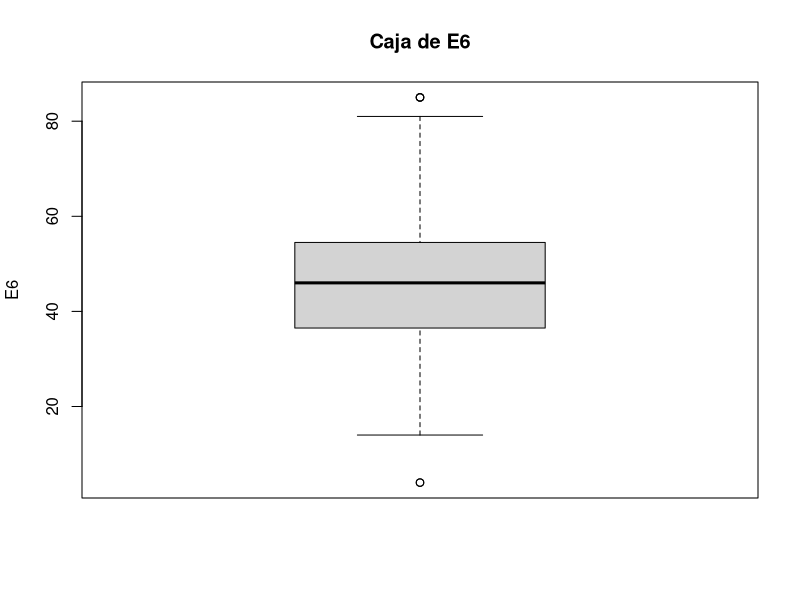
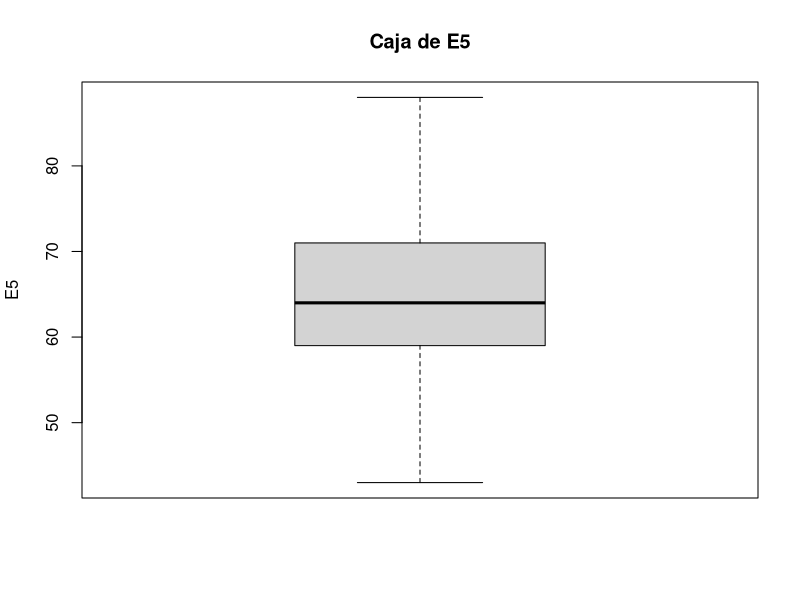
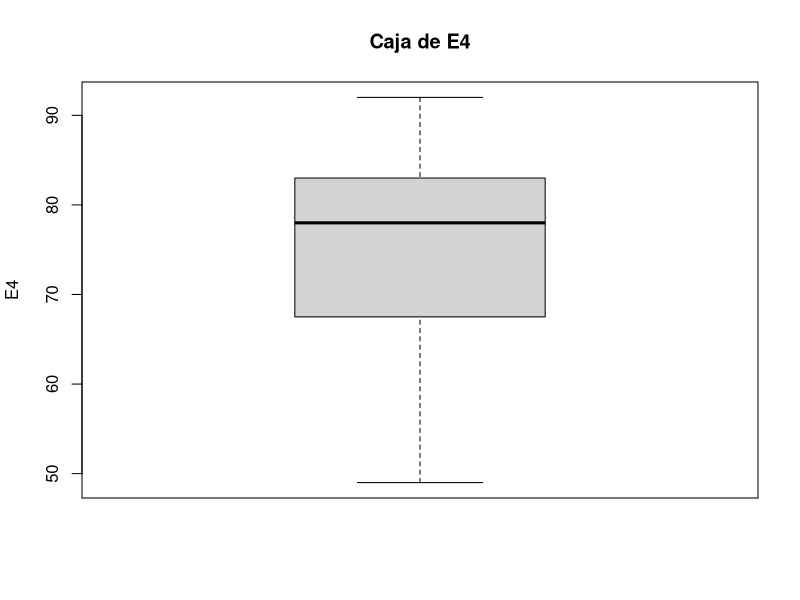
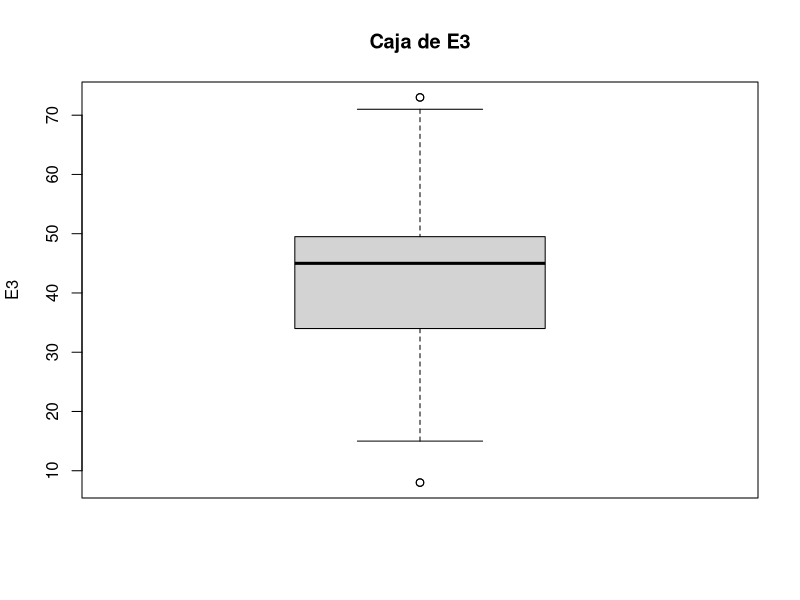
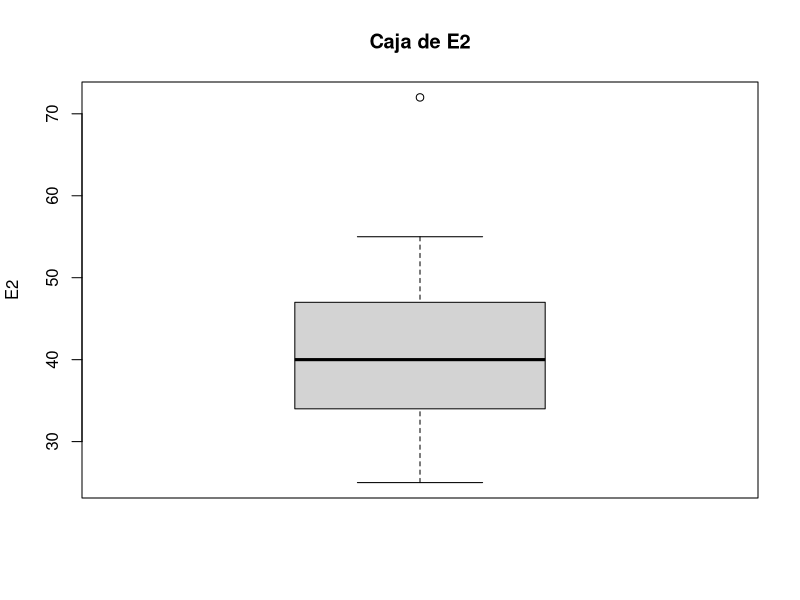
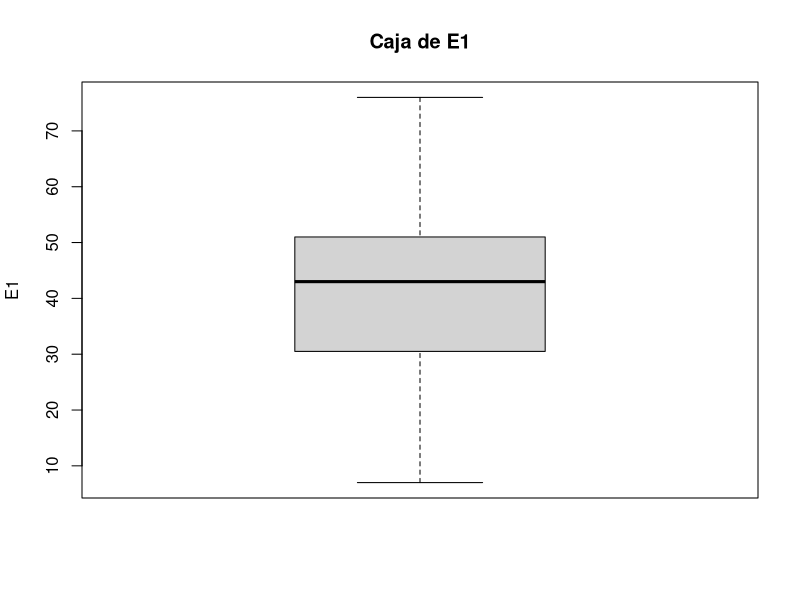
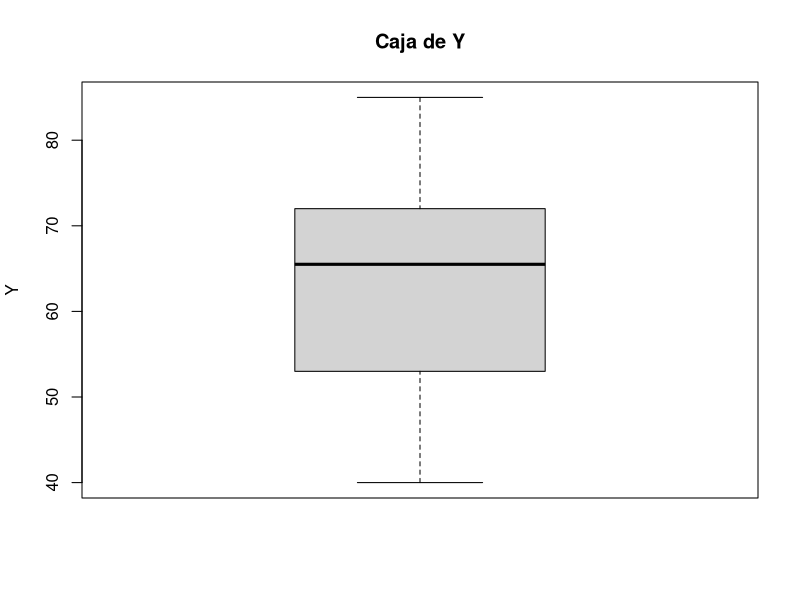
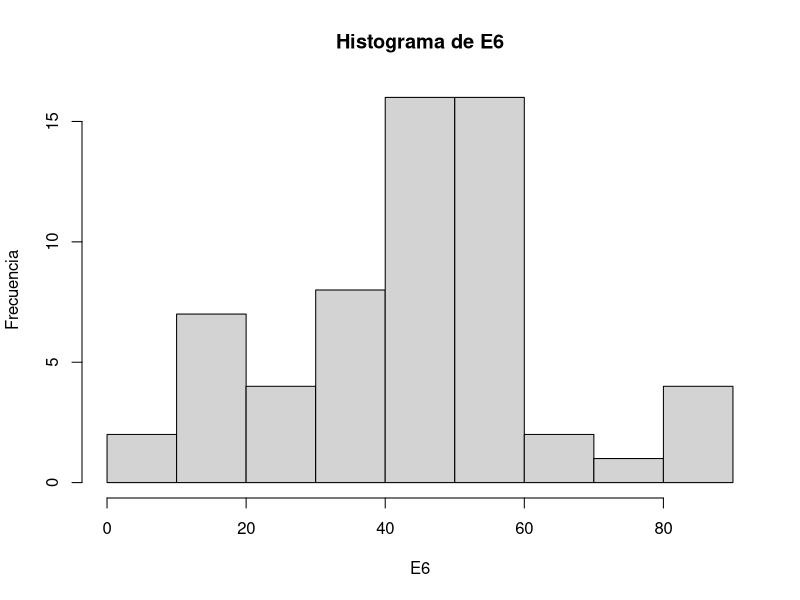

Write R code to recreate these figures, in order. (Note: this script raises an error after producing the figures.)
#Laboratorio 4. Modelos lineales y Anova
#Estudiantes:
# Jose Barrera  15-10123
# Carlos Sivira 15-11377

####################################################################
#Cargando el archivo del proyecto
grades = read.table("calificaciones.txt", header = TRUE)
grades2 = read.table("calificaciones_prediccion.txt", header = TRUE)
####################################################################
#Pregunta 1

# E6
E6 = grades$E6
summary(E6)
sd(E6)
boxplot(E6,main="Caja de E6",ylab="E6")

# E5
E5 = grades$E5
summary(E5)
sd(E5)
boxplot(E5,main="Caja de E5",ylab="E5")

# E4
E4 = grades$E4
summary(E4)
sd(E4)
boxplot(E4,main="Caja de E4",ylab="E4")

# E3
E3 = grades$E3
summary(E3)
sd(E3)
boxplot(E3,main="Caja de E3",ylab="E3")

# E2
E2 = grades$E2
summary(E2)
sd(E2)
boxplot(E2,main="Caja de E2",ylab="E2")

# E1
E1 = grades$E1
summary(E1)
sd(E1)
boxplot(E1,main="Caja de E1",ylab="E1")

# Y
Y = grades$Y
summary(Y)
sd(Y)
boxplot(Y,main="Caja de Y",ylab="Y")

hist(E6,main="Histograma de E6",ylab="Frecuencia",xlab="E6")
hist(E5,main="Histograma de E5",ylab="Frecuencia",xlab="E5")
hist(E4,main="Histograma de E4",ylab="Frecuencia",xlab="E4")
hist(E3,main="Histograma de E3",ylab="Frecuencia",xlab="E3")
hist(E2,main="Histograma de E2",ylab="Frecuencia",xlab="E2")
hist(E1,main="Histograma de E1",ylab="Frecuencia",xlab="E1")
hist(Y,main="Histograma de Y",ylab="Frecuencia",xlab="Y")

# Matriz de Correlacion
variables_cuant = grades[1:7]
grades.cor = cor(variables_cuant)
cor(grades.cor)
corrplot(grades.cor)

# Grafico de Dispersion
pairs(grades)
###############Modelos Simples#################
ml1 = lm(Y~E1)
summary(ml1) 

ml2 = lm(Y~E2)
summary(ml2)

ml3 = lm(Y~E3)
summary(ml3)

ml4 = lm(Y~E4)
summary(ml4)

ml5 = lm(Y~E5)
summary(ml5)

ml6 = lm(Y~E6)
summary(ml6)

###############Modelos multiples#################
modelo1 = lm(Y~E6+E5+E4+E3+E2+E1)
summary(modelo1)

###PosibleWIn MUltiple
modelo2 = lm(Y~E6+E5+E3+E2+E1)
summary(modelo2)
predict(modelo2, grades2, interval = "prediction")
mean(modelo2$residuals)
boxplot(modelo2$residuals,main="Caja de residuales",ylab="modelo2")
hist(modelo2$residual,main="Histograma de residuales",ylab="Frecuencia",xlab="modelo2")
plot(modelo2, main = "Y~E6+E5+E3+E2+E1")

modelo3 = lm(Y~E6+E5+E3+E1)
summary(modelo3)

modelo4 = lm(Y~E6+E3+E1)
summary(modelo4)

####################################################################
#Pregunta 1
m1 = c(15,16,14,15,17)
m2 = c(14,13,15,16,14)
m3 = c(13,12,11,14,11)

dat = c(m1,m2,m3)

fac = c(replicate(5,"m1"), replicate(5,"m2"), replicate(5,"m3"))
fact = factor(fac)
tapply(dat, fact, mean)

boxplot(dat~fact)
mod.lm = lm(dat~fact)
anova(mod.lm)
pairwise.t.test(dat,fact)
####################################################################